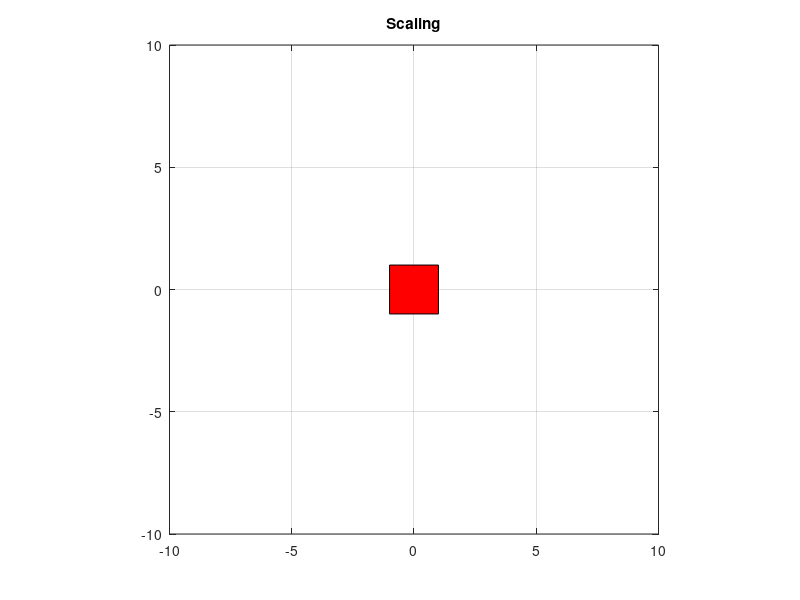

MATLAB code for this plot: (Note: this script raises an error after producing the figure.)
% Biweekly 3 Question 2
% Authors: Leonard Chan, John Maloney

clc; % Clear command line
clear; % Clears all variables from the workspace

%% Create 2D Shape

hold off; % Clear plot before each plot command

% The following lines initialize vectors containing the vertices of a
% 2 by 2 square centered at 0,0 and then display the square
x_vertices = [-1, -1, 1, 1]; % The x coordinates of the square's vertices 
y_vertices = [-1, 1, 1, -1]; % The y coordinates of the square's vertices

fill(x_vertices, y_vertices,'r'); % Display a red square on the plot

grid on; % Display gridlines
axis([-10, 10, -10, 10]); % Set axis limits
axis square; % Forces the plot to display axes of equal length
title('2D Animation Demo'); % Display a title message

pause(1); % Wait 1 second without doing anything to the square

%% Translation

% This loop moves the square in a circle of radius 1 centered at (-1,0)
% It iterates 100 times using an angle t between 0 and 2 pi as the loop
% variable
for t = pi/100:2*pi/100:2*pi
    % Calculate the new center of the square using the parametric equations
    % of the circle
    x_translation = cos(t) - 1; % The x coordinate of the center
    y_translation = sin(t); % The y coordinate of the center
    
    % Calculate the new x and y vertex positions by adding the coordinates
    % of the center
    x_vertices_new = x_vertices + x_translation; % New x position of the vertices
    y_vertices_new = y_vertices + y_translation; % New y position of the vertices
    
    fill(x_vertices_new, y_vertices_new,'r'); % Draw the translated square
    
    axis([-10, 10, -10, 10]); % Set axis limits
    axis square; % Forces the plot to display axes of equal length
    grid on; % Displays gridlines
    title('Translating'); % Displays the title
    
    drawnow; % Forces matlab to display the plot
    pause(.01); % Wait breifly before executing the next iteration
end

%% Scaling

% This loop scales the square by a factor that varies between 1 and 2
% The scale factor is determined by a sin function
% The loop iterates 100 times using a value between 0 and pi as the loop
% variable
for t = pi/100:pi/100:pi
    scale_factor = sin(t) + 1; % Calculate the scaling factor
    
    % Calculate the new vertex positions determined by multiplying the 
    % original vertex positions by the scale factor
    x_vertices_new = scale_factor*x_vertices; % Scaled x vertices
    y_vertices_new = scale_factor*y_vertices; % Scaled y vertices
    
    % Display the scaled square in red
    fill(x_vertices_new, y_vertices_new,'r');
    
    grid on; % Display gridlines
    axis([-10, 10, -10, 10]); % Set axis
    axis square; % Forces the plot to display axes of equal length
    title('Scaling'); % Display the title
    
    drawnow; % Forces matlab to draw the plot
    pause(.01); % Waits breifly before executing the next iteration
end

%% Rotation
syms theta % A symbolic variable representing the angle to rotate by

% Initialize the rotation matrix using the 
rot_matrix = [  cos(theta),-sin(theta); ...
                sin(theta), cos(theta);];
            
% Initialize a symbolic function to allow multiplication by the rotation
% matrix using a simple function call
rot = symfun(rot_matrix, theta);

% This loop rotates the square through one full rotation. It executes 100
% times using a loop variable i that goes from 0 to 2 pi
for i = 2*pi/100:2*pi/100:2*pi
    % Declare empty vectors to contain the new vertices of the square
    x_vertices_new = zeros(1,4); % New x vertex positions
    y_vertices_new = zeros(1,4); % New y vertex positions
    
    % This loops calculates each vertex by multiplying the rotation matrix 
    % by each a column vector for each xy pair 
    for j = 1:length(x_vertices)
        % Rotate the vertex about the center by an angle i
        xy_prime = rot(i)*[x_vertices(j); ...
                           y_vertices(j)];
                       
        x_vertices_new(j) = xy_prime(1); % New x vertex position
        y_vertices_new(j) = xy_prime(2); % New y vertex position
    end
    
    % Display the rotated square
    fill(x_vertices_new, y_vertices_new, 'r');
    
    grid on; % Display gridlines
    axis([-10, 10, -10, 10]); % Sets the axis limits
    axis square; % Forces the plot to display axes of equal length 
    title('Rotating'); % Display the title;
    
    drawnow; % Forces matlab to display the plot
    pause(.01); % Wait breifly before executing the next iteration
end

%% All together now!

for i = 2*pi/100:2*pi/100:2*pi
    x_vertices_new = zeros(1,4); % New x vertex positions
    y_vertices_new = zeros(1,4); % New y vertex positions
    
    % This loops calculates each vertex by multiplying the rotation matrix 
    % by each a column vector for each xy pair 
    for j = 1:length(x_vertices)
        % Rotate the vertex about the center by an angle i
        xy_prime = rot(i)*[x_vertices(j); ...
                           y_vertices(j)];
                       
        x_vertices_new(j) = xy_prime(1); % New x vertex position
        y_vertices_new(j) = xy_prime(2); % New y vertex position
    end
    
    % Calculate the new scaling factor using the loop variable. The scaling
    % factor varies from 1 to 2
    scale_factor = sin(i/2) + 1;
    
    % Scale by multiplying the vertex vectors by the scale factor
    x_vertices_new = scale_factor*x_vertices_new; % New scaled x vertices
    y_vertices_new = scale_factor*y_vertices_new; % New scaled y vertices
    
    % Translate the circle around a circle of radius 3 centered at (-3,0)
    center_x = 3*(cos(i) - 1); % New x position of the center of the square
    center_y = 3*sin(i); % New y position of the center of the square
    
    % Move the center of the square to the coordinates of the center
    x_vertices_new = x_vertices_new + center_x; % The translated x value
    y_vertices_new = y_vertices_new + center_y; % The translated y value
    
    % Change the color as the square moves. The color cycles sinusoidally
    % from red to purple to blue to green to yellow.
    color = [1-sin(i/2), .5-.5*cos(i/2), sin(i/2)];
    
    % Display the colored, scaled, translated, rotated square
    fill(x_vertices_new, y_vertices_new, color);
    
    grid on; % Show gridlines
    axis([-10 10 -10 10]); % Set the axis limits
    axis square; % Forces the plot to display axes of equal length
    title('All together now!'); % Display a title
    
    drawnow; % Force matlab to draw the plot
    pause(.01); % Pause breifly before executing the next iteration
end

%% The End
title('That''s all folks'); % The end
pause(3); % Wait 3 seconds
close; % Close the plot